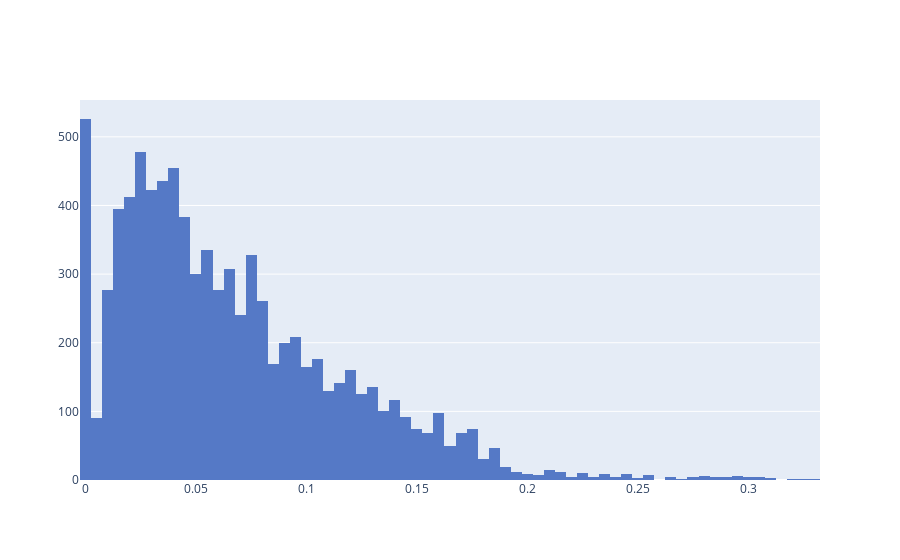

Notebook code cell kept with this figure:
### Markdown cell above
### Observaciones

- Item_Identifier cuenta con alta cardinalidad. Se observa que un mismo item se repite hasta 10 veces, probablemente porque se vende hasta en 10 tiendas distintas.

- Item_Weight cuenta con el 17.2% de datos faltantes, por lo que se trabajará en completar la información.

- Item_Fat_Content tiene problemas con las etiquetas de los datos, estas no están estandarizadas.

- Item_Visibility cuenta con un 6.2% de zeros y además tiene una distribución asimétrica con cola a la derecha. Este atributo puede normalizarse.

- Item_Type cuenta con 16 categorías. Se intentará agrupar las categorías para disminuir su número y mejorar el rendimiento de la predicción.

- Item_MRP tiene una alta correlación (Pearson y Phik ) con Item_Outlet_Sales

- Outlet_Identifier tiene una alta correlación (Phik) con Item_Outlet_Sales

- Outlet_Establishment_Year requiere ser transformada a años de antigüedad de la tienda.

- Outlet_Size contiene un 28.3% de datos faltantes

- Outlet_Location_Type sin comentarios

- Outlet_Type sin comentarios

- Item_Outlet_Sales será la variable objetivo a predecir.

### Code cell
# plot the data on train_df
import plotly.graph_objects as go
import plotly.express as px

#plot histogram of Item_Visibility
item_visibility_hist = go.Figure( go.Histogram(
    x=train_df['Item_Visibility'],
    marker_color='#5579C6'
))
item_visibility_hist.show()

### Figure 1 — Plotly figure (JSON) as saved in the notebook; plotly's stock layout.template omitted (floating-point values rounded to 4 significant figures; data arrays with more than 128 entries replaced by an {"elided": "..."} marker saying what was removed)
{"data": [{"marker": {"color": "#5579C6"}, "type": "histogram", "x": {"elided": "8523 float values"}}], "layout": {}}
